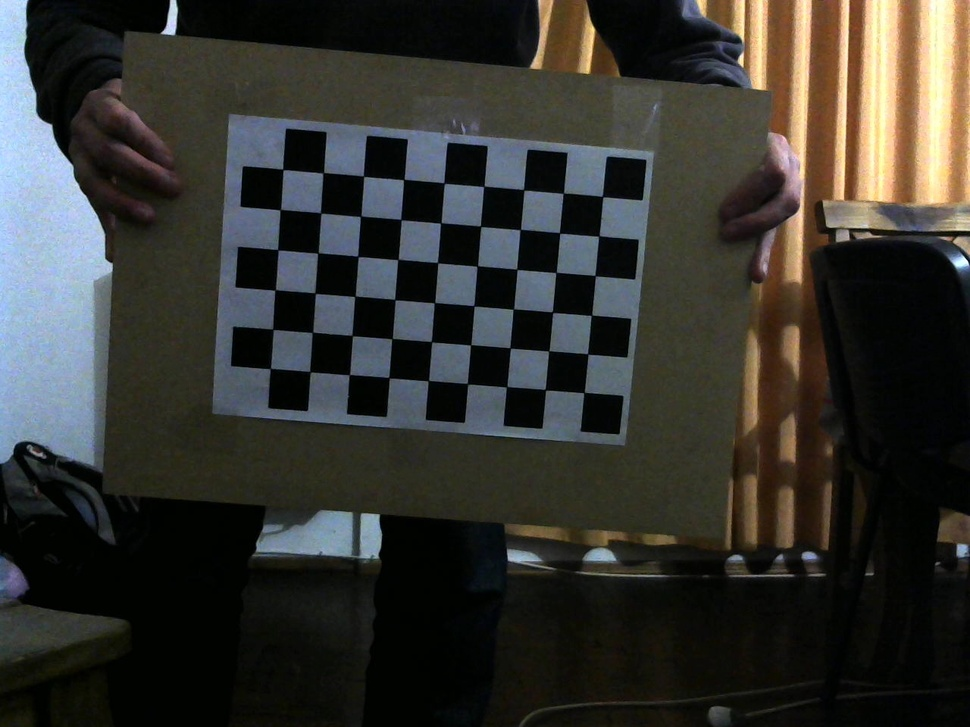
#> input picture calibration/input_images/0.jpg, 970 x 727 px, shrunk from 1280 x 960 before the run; its folder holds only this picture in this run
$ python camera_calibration.py   (Python 2 division)   (older library calls are emulated)
#> lines starting #> are read from the running program, lines starting #| are printed output that depends on the picture; after the words box and inside, x2 and y2 are one past the last pixel; in counts of white or black regions, pixels touching at a corner belong together; long printed decimals are rounded
### json_trade/json_functions.py
from collections import namedtuple, OrderedDict
import numpy as np
import json

def isnamedtuple(obj):
    """Heuristic check if an object is a namedtuple."""
    return isinstance(obj, tuple) \
           and hasattr(obj, "_fields") \
           and hasattr(obj, "_asdict") \
           and callable(obj._asdict)

def serialize(data):
    if data is None or isinstance(data, (bool, int, long, float, basestring)):
        return data
    if isinstance(data, list):
        return [serialize(val) for val in data]
    if isinstance(data, OrderedDict):
        return {"py/collections.OrderedDict":
                [[serialize(k), serialize(v)] for k, v in data.iteritems()]}
    if isnamedtuple(data):
        return {"py/collections.namedtuple": {
            "type":   type(data).__name__,
            "fields": list(data._fields),
            "values": [serialize(getattr(data, f)) for f in data._fields]}}
    if isinstance(data, dict):
        if all(isinstance(k, basestring) for k in data):
            return {k: serialize(v) for k, v in data.iteritems()}
        return {"py/dict": [[serialize(k), serialize(v)] for k, v in data.iteritems()]}
    if isinstance(data, tuple):
        return {"py/tuple": [serialize(val) for val in data]}
    if isinstance(data, set):
        return {"py/set": [serialize(val) for val in data]}
    if isinstance(data, np.ndarray):
        return {"py/numpy.ndarray": {
            "values": data.tolist(),
            "dtype":  str(data.dtype)}}
    raise TypeError("Type %s not data-serializable" % type(data))

# [16 lines left out: function restore, not called in this run]

def data_to_json(data):
    return json.dumps(serialize(data))

def json_to_data(s):
    return json.loads(s, object_hook=restore)

### calibration/camera_calibration.py
import cv2
import numpy as np
import glob
import sys
sys.path.insert(1, "../")
from json_trade.json_functions import data_to_json

# Writes down a list of objects (the calculated camera parameters) using json

def write_down(objects):
    with open("../camera_data/camera_parameters.txt", "w") as fd:
        for obj in objects:
            fd.write(data_to_json(obj)+ "\n")

# termination criteria
criteria = (cv2.TERM_CRITERIA_EPS + cv2.TERM_CRITERIA_MAX_ITER, 30, 0.001)

# prepare object points, like (0,0,0), (1,0,0), (2,0,0) ....,(6,5,0)
objp = np.zeros((6*9, 3), np.float32)
objp[:, :2] = np.mgrid[0:9, 0:6].T.reshape(-1, 2)

# Arrays to store object points and image points from all the images.
objpoints = [] # 3d point in real world space
imgpoints = [] # 2d points in image plane.

images = glob.glob('./input_images/*.jpg')

for fname in images:
    img = cv2.imread(fname)
#> img is the input picture: shape (727, 970, 3); mean B, G, R 48.3, 52.8, 53.1
    gray = cv2.cvtColor(img, cv2.COLOR_BGR2GRAY)
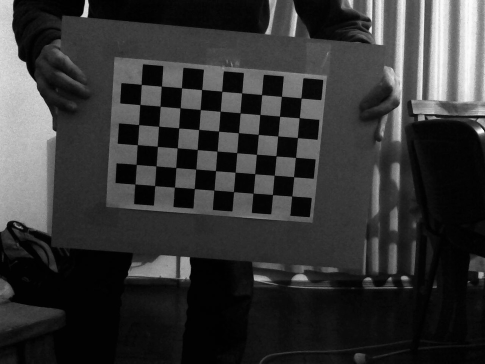
#> gray: shape (727, 970) (shown at 1/2 size); min 0, max 253, mean 52.4

    # Find the chess board corners
    ret, corners = cv2.findChessboardCorners(gray, (9, 6), cv2.cv.CV_CALIB_CB_ADAPTIVE_THRESH +
        cv2.cv.CV_CALIB_CB_NORMALIZE_IMAGE)
#> ret = True; corners = 54 rows, first 8: [584, 392.8], [544.9, 389.8], [506.6, 386.8], [467.4, 383.8], [428.3, 380.5], [388.9, 377.6], [349.4, 374.7], [310.3, 371.7]

    # If found, add object points, image points (after refining them)
    if ret == True:
        objpoints.append(objp)
        cv2.cornerSubPix(gray,corners, (11, 11), (-1, -1), criteria)
        imgpoints.append(corners)

        # Draw and display the corners
        cv2.drawChessboardCorners(img, (9,6), corners, ret)
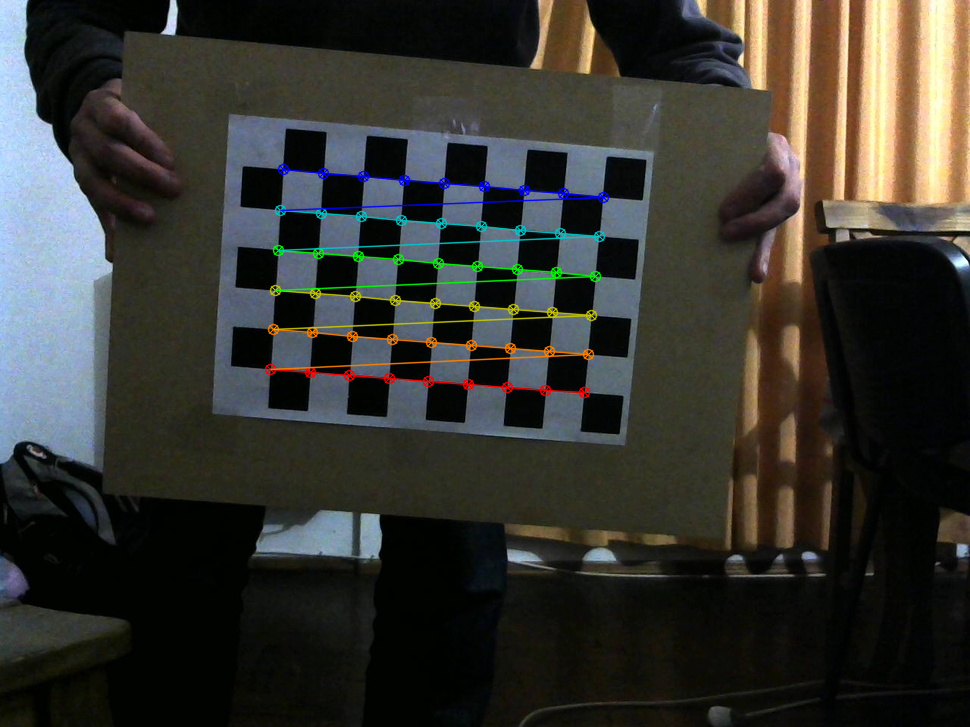
#> img: shape (727, 970, 3); 2.08% of pixels changed, all inside (x1, y1, x2, y2) = (264, 163, 610, 399)
        cv2.imwrite('./output_images/' + fname[15:], img)

ret, mtx, dist, rvecs, tvecs = cv2.calibrateCamera(objpoints, imgpoints, gray.shape[::-1], None, None)
#> ret = 0.17; mtx = [[1797.6, 0, 500.1], [0, 1803.9, 399.1], [0, 0, 1]]; dist = [[0.151, -23.68, -0.0124, -0.0111, 446]]; rvecs = ([0.0988, 0.279, -3.05],); tvecs = ([2.16, -0.167, 46.1],)

print "Optimized reprojection error: " + str(ret)
#| Optimized reprojection error: 0.1702

tot_error = 0
for i in xrange(len(objpoints)):
    imgpoints2, _ = cv2.projectPoints(objpoints[i], rvecs[i], tvecs[i], mtx, dist)
    error = cv2.norm(imgpoints[i], imgpoints2, cv2.NORM_L2)/len(imgpoints2)
    tot_error += error
#> this loop made 1 pass
#> (error, tot_error) on pass 1: (0.0232, 0.0232)
#> after the loop, tot_error = 0.0232

print "Mean error: ", tot_error/len(objpoints)
#| Mean error:  0.02316

"""
calibrateCamera returns the root mean square (RMS) re-projection error, usually it should be
between 0.1 and 1.0 pixels in a good calibration. The calculation is done by projecting the
3D chessboard points (objectPoints) into the image plane using the final set of calibration
parameters (cameraMatrix, distCoeffs, rvecs and tvecs) and comparing the known position of
the corners (imagePoints).

An RMS error of 1.0 means that, on average, each of these projected points is 1.0 px away
from its actual position. The error is not bounded in [0, 1], it can be considered as a
distance.
"""

h,  w = img.shape[:2]
newcameramtx, roi = cv2.getOptimalNewCameraMatrix(mtx, dist, (w, h), 1, (w, h))
#> newcameramtx = [[1871.8, 0, 492.5], [0, 1803.7, 394.9], [0, 0, 1]]; roi = (145, 129, 717, 532)

write_down([img.shape, mtx, dist, roi, newcameramtx])
#> the loop in write_down, `for obj in objects:` made 5 passes
#> obj on passes 1 to 5: (727, 970, 3), [[1797.6, 0, 500.1], [0, 1803.9, 399.1], [0, 0, 1]], [[0.151, -23.68, -0.0124, -0.0111, 446]], (145, 129, 717, 532), [[1871.8, 0, 492.5], [0, 1803.7, 394.9], [0, 0, 1]]

for fname in images:
    # undistort
    dst = cv2.undistort(cv2.imread(fname), mtx, dist, None, newcameramtx)
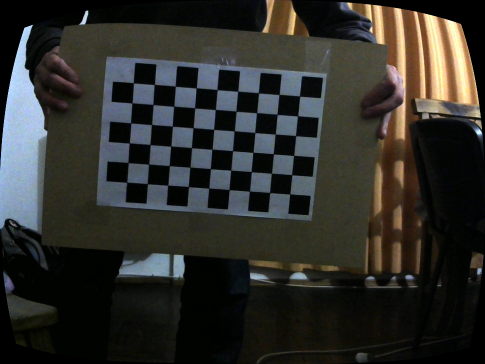
#> dst: shape (727, 970, 3) (shown at 1/2 size); mean B, G, R 43, 47.1, 47.2
    mapx, mapy = cv2.initUndistortRectifyMap(mtx, dist, None, newcameramtx, (w, h), 5)
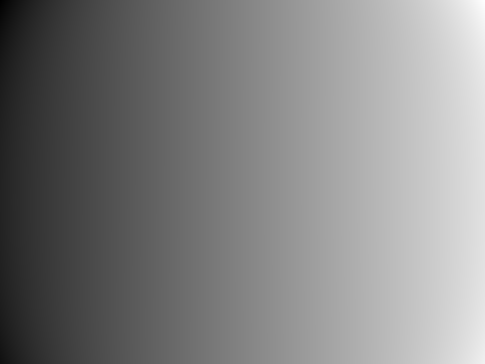
#> mapx: shape (727, 970) float32 (shown at 1/2 size); min -174.4, max 1117.8, mean 489.9; drawn with min black and max white
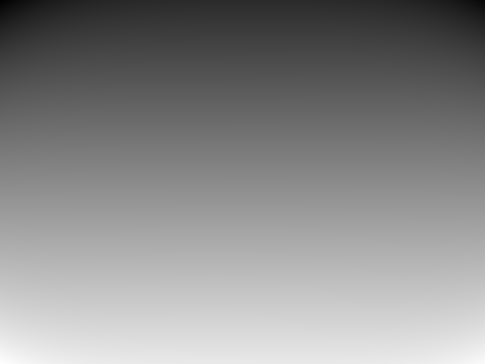
#> mapy: shape (727, 970) float32 (shown at 1/2 size); min -164.9, max 811.3, mean 363.9; drawn with min black and max white
    dst2 = cv2.remap(cv2.imread(fname), mapx, mapy, cv2.INTER_LINEAR)

    # crop the image
    x, y, w, h = roi
#> x = 145; y = 129; w = 717; h = 532
    dst = dst[y:y+h, x:x+w]
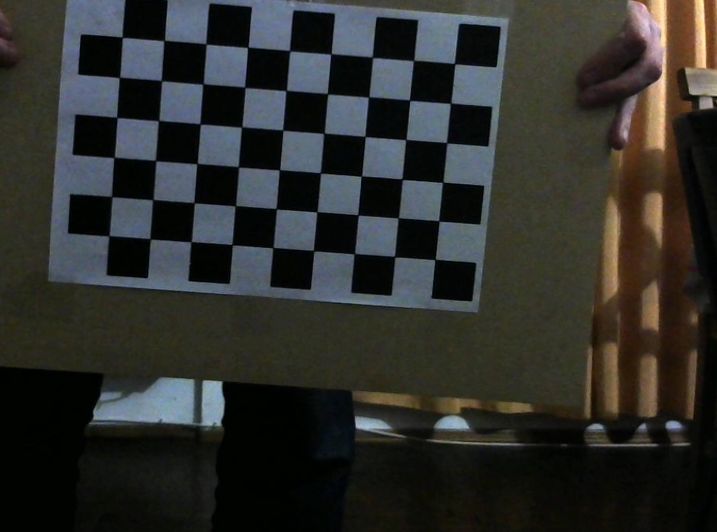
#> dst: shape (532, 717, 3); mean B, G, R 44.1, 47.3, 46.5
    dst2 = dst2[y:y+h, x:x+w]
#> dst2: shape (532, 717, 3)
    cv2.imwrite('./undistortion_undistort_result/'+ fname[15:], dst)
    cv2.imwrite('./undistortion_remapping_result/'+ fname[15:], dst2)

$ run again, on calibration/input_images/12.jpg
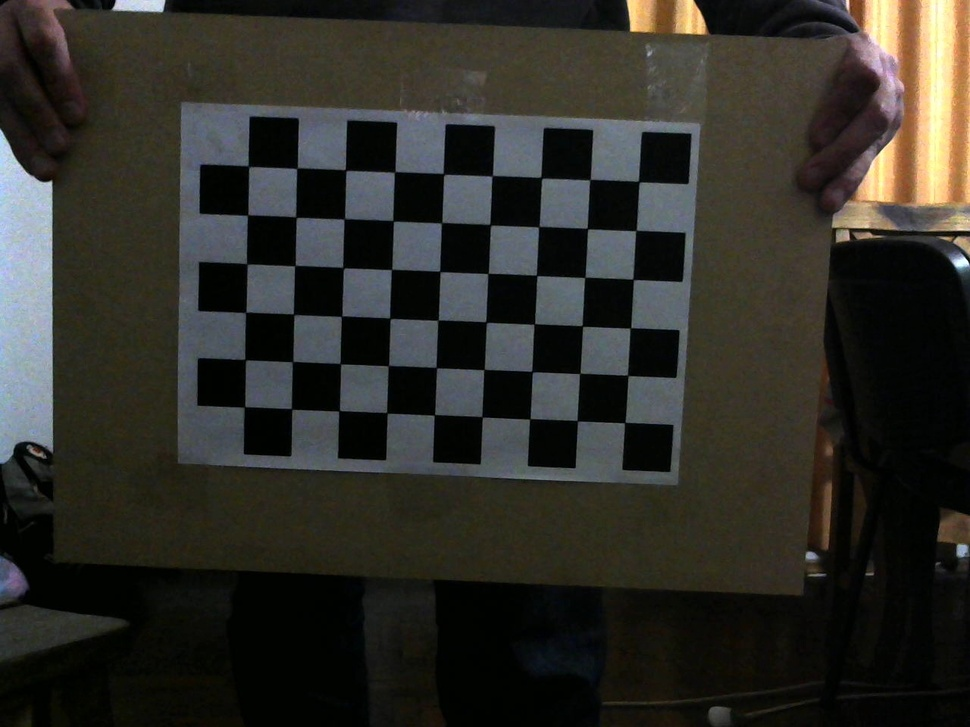
#> input picture calibration/input_images/12.jpg, 970 x 727 px, shrunk from 1280 x 960 before the run
#> img is the input picture: shape (727, 970, 3); mean B, G, R 40.5, 46.1, 47
#> `ret, corners = cv2.findChessboardCorners(gray, (9, 6), cv2.cv.CV_CALIB..`: ret = True; corners = 54 rows, first 8: [624.7, 422.5], [577.3, 420.7], [529.9, 418.9], [482.2, 417], [434.3, 414.9], [386.8, 412.6], [339.3, 410.5], [291.4, 408.6]
#> `cv2.drawChessboardCorners(img, (9,6), corners, ret)`:
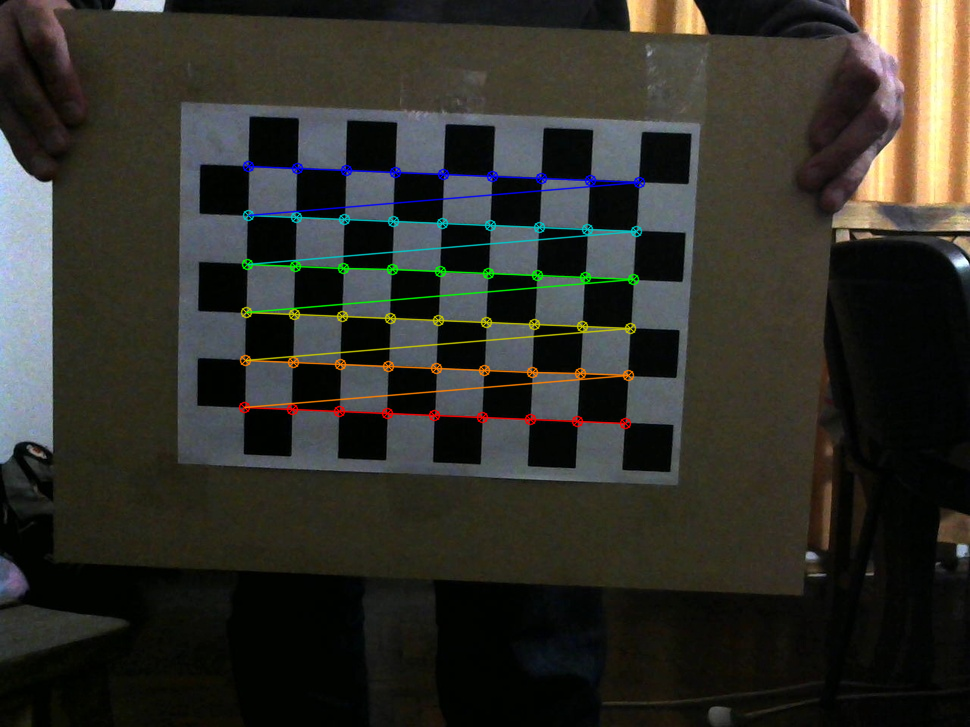
#> img: shape (727, 970, 3); 2.41% of pixels changed, all inside (x1, y1, x2, y2) = (238, 160, 646, 430)
#> `ret, mtx, dist, rvecs, tvecs = cv2.calibrateCamera(objpoints, imgpoint..`: ret = 0.197; mtx = [[530.1, 0, 463.7], [0, 524.8, 392.5], [0, 0, 1]]; dist = [[0.0137, -0.169, -0.00282, -0.00258, 0.284]]; rvecs = ([-0.0147, 0.0863, -3.1],); tvecs = ([3.38, 0.64, 11.1],)
#| Optimized reprojection error: 0.197
#> the loop `for i in xrange(len(objpoints)):` made 1 pass
#> (error, tot_error) on pass 1: (0.0268, 0.0268)
#> after the loop `for i in xrange(len(objpoints)):`: tot_error = 0.0268
#| Mean error:  0.02681
#> newcameramtx = [[553.1, 0, 467.6], [0, 525.4, 389.1], [0, 0, 1]]; roi = (94, 129, 725, 522)
#> the loop in write_down, `for obj in objects:` made 5 passes
#> obj on passes 1 to 5: (727, 970, 3), [[530.1, 0, 463.7], [0, 524.8, 392.5], [0, 0, 1]], [[0.0137, -0.169, -0.00282, -0.00258, 0.284]], (94, 129, 725, 522), [[553.1, 0, 467.6], [0, 525.4, 389.1], [0, 0, 1]]
#> `x, y, w, h = roi`: x = 94; y = 129; w = 725; h = 522
#> `dst = dst[y:y+h, x:x+w]`:
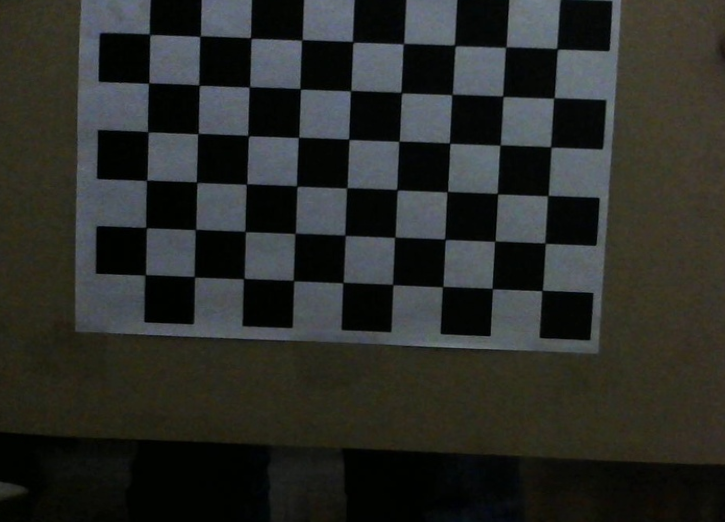
#> dst: shape (522, 725, 3); mean B, G, R 40.7, 44.4, 42.7

$ run again, on calibration/input_images/13.jpg
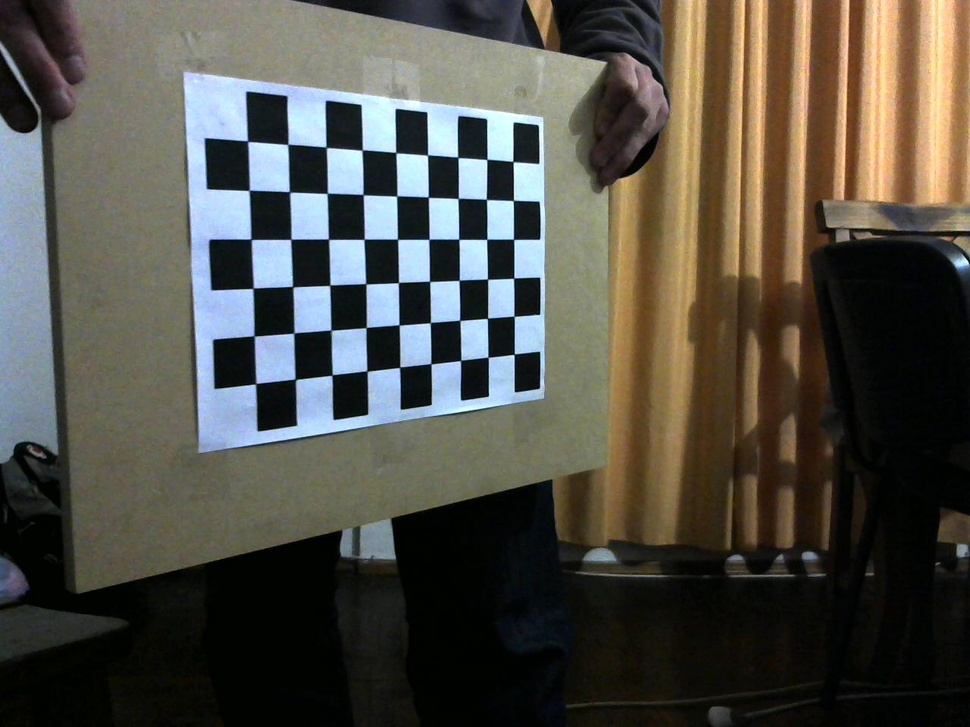
#> input picture calibration/input_images/13.jpg, 970 x 727 px, shrunk from 1280 x 960 before the run
#> img is the input picture: shape (727, 970, 3); mean B, G, R 71.2, 79.5, 81.6
#> `ret, corners = cv2.findChessboardCorners(gray, (9, 6), cv2.cv.CV_CALIB..`: ret = True; corners = 54 rows, first 8: [514.2, 354.2], [488.1, 357.2], [460.6, 360.4], [430.8, 363.7], [399.6, 367.2], [366.9, 371.2], [331.9, 375], [295.5, 379.3]
#> `cv2.drawChessboardCorners(img, (9,6), corners, ret)`:
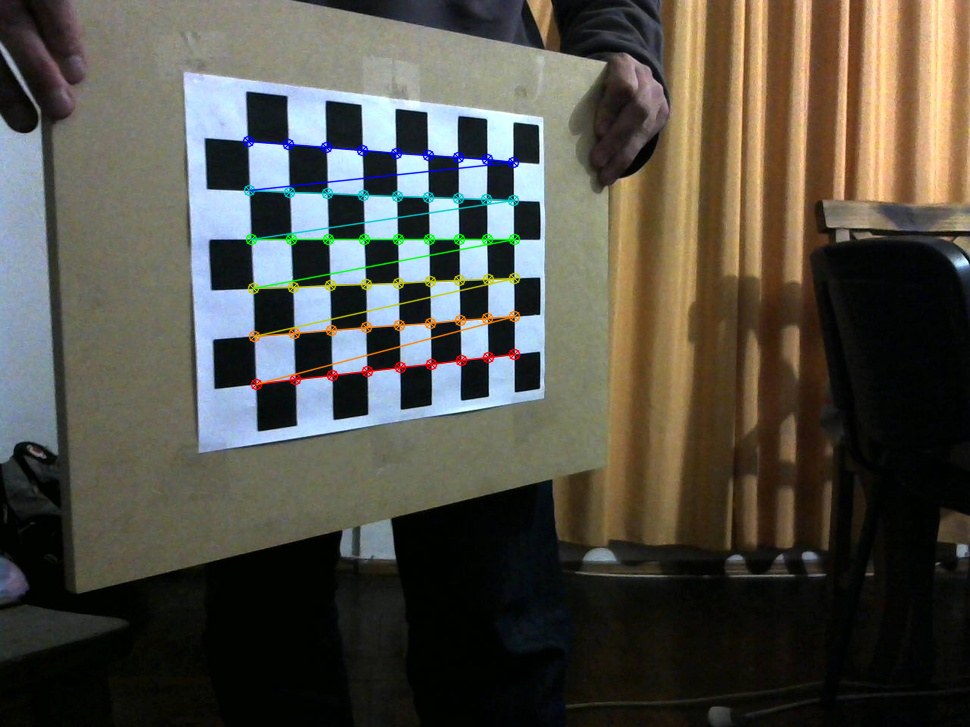
#> img: shape (727, 970, 3); 1.83% of pixels changed, all inside (x1, y1, x2, y2) = (242, 135, 521, 391)
#> `ret, mtx, dist, rvecs, tvecs = cv2.calibrateCamera(objpoints, imgpoint..`: ret = 0.263; mtx = [[1078.1, 0, 470.8], [0, 1067.1, 380.3], [0, 0, 1]]; dist = [[0.0449, -1.91, 0.0013, -0.00853, 12.19]]; rvecs = ([-1.19, -0.17, 2.84],); tvecs = ([1.14, -0.688, 28.11],)
#| Optimized reprojection error: 0.2634
#> the loop `for i in xrange(len(objpoints)):` made 1 pass
#> (error, tot_error) on pass 1: (0.0358, 0.0358)
#> after the loop `for i in xrange(len(objpoints)):`: tot_error = 0.0358
#| Mean error:  0.03584
#> newcameramtx = [[1105.3, 0, 469.3], [0, 1065.3, 380.3], [0, 0, 1]]; roi = (45, 57, 862, 630)
#> the loop in write_down, `for obj in objects:` made 5 passes
#> obj on passes 1 to 5: (727, 970, 3), [[1078.1, 0, 470.8], [0, 1067.1, 380.3], [0, 0, 1]], [[0.0449, -1.91, 0.0013, -0.00853, 12.19]], (45, 57, 862, 630), [[1105.3, 0, 469.3], [0, 1065.3, 380.3], [0, 0, 1]]
#> `x, y, w, h = roi`: x = 45; y = 57; w = 862; h = 630
#> `dst = dst[y:y+h, x:x+w]`:
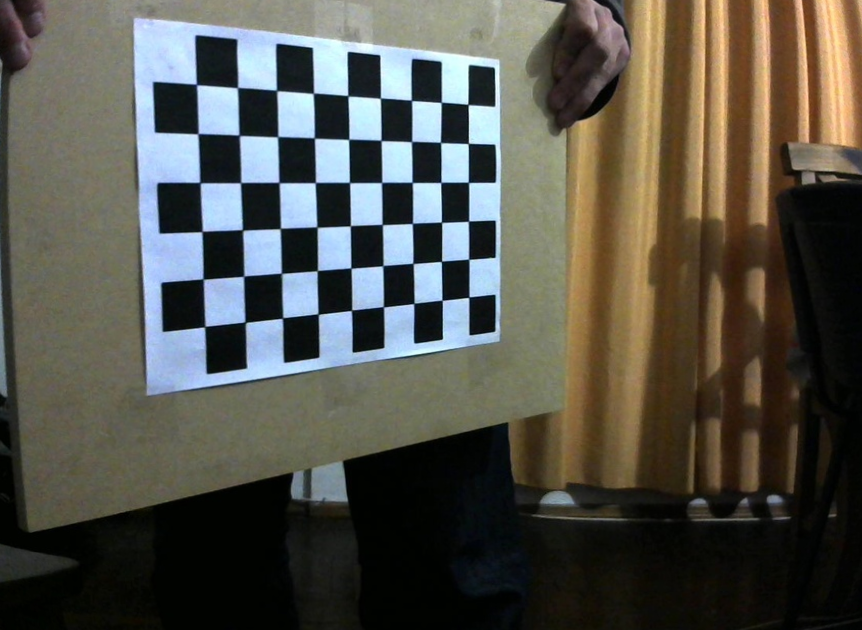
#> dst: shape (630, 862, 3); mean B, G, R 75.2, 83.6, 84.8
